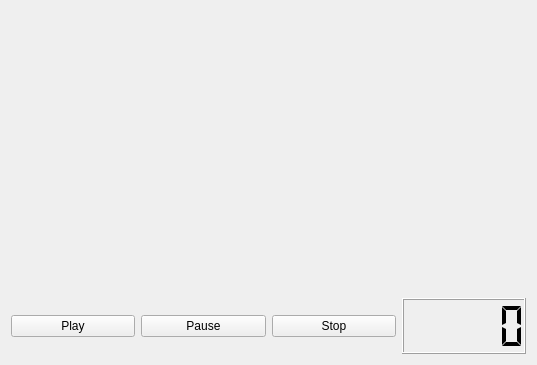
<?xml version="1.0" encoding="UTF-8"?>
<ui version="4.0">
 <class>AudioPlayerWidget</class>
 <widget class="QWidget" name="AudioPlayerWidget">
  <property name="geometry">
   <rect>
    <x>0</x>
    <y>0</y>
    <width>537</width>
    <height>365</height>
   </rect>
  </property>
  <property name="windowTitle">
   <string>Form</string>
  </property>
  <layout class="QVBoxLayout" name="verticalLayout" stretch="5,1">
   <item>
    <widget class="QCustomPlot" name="audioPlot" native="true"/>
   </item>
   <item>
    <layout class="QHBoxLayout" name="horizontalLayout">
     <item>
      <widget class="QPushButton" name="pbPlay">
       <property name="text">
        <string>Play</string>
       </property>
      </widget>
     </item>
     <item>
      <widget class="QPushButton" name="pbPause">
       <property name="text">
        <string>Pause</string>
       </property>
      </widget>
     </item>
     <item>
      <widget class="QPushButton" name="pbStop">
       <property name="text">
        <string>Stop</string>
       </property>
      </widget>
     </item>
     <item>
      <widget class="QLCDNumber" name="lcdTime">
       <property name="smallDecimalPoint">
        <bool>false</bool>
       </property>
       <property name="digitCount">
        <number>5</number>
       </property>
       <property name="segmentStyle">
        <enum>QLCDNumber::Flat</enum>
       </property>
       <property name="intValue" stdset="0">
        <number>0</number>
       </property>
      </widget>
     </item>
    </layout>
   </item>
  </layout>
 </widget>
 <customwidgets>
  <customwidget>
   <class>QCustomPlot</class>
   <extends>QWidget</extends>
   <header>qcustomplot/qcustomplot.h</header>
   <container>1</container>
  </customwidget>
 </customwidgets>
 <resources/>
 <connections/>
</ui>
